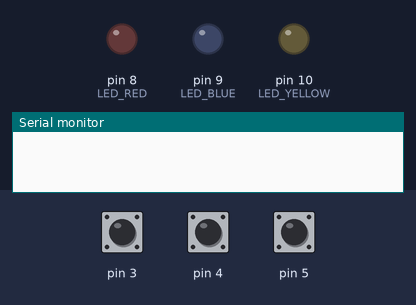
A sketch run on a simulated Arduino Uno, built with avr-gcc and run on an emulated ATmega328P. Shown: output pins drawn as LEDs (lit = HIGH), the last lines printed to the serial monitor. Dashed ring = blinking. The test bench sets the inputs (shaded band); at power-on: pin 4 HIGH, pin 3 HIGH, pin 5 HIGH.

Above: at 1.2 s.
1.3 s: pin 4 pulled LOW for 0.15 s
At 1.73 s:
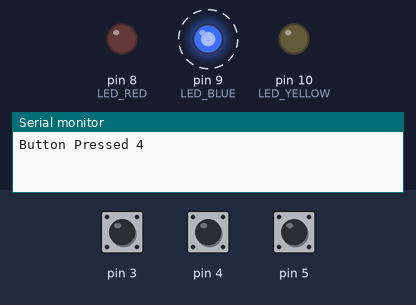
4.4 s: pin 3 pulled LOW for 0.15 s
At 4.7 s:
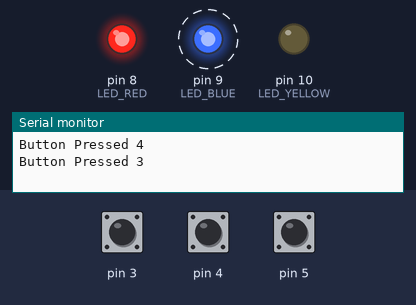
7.4 s: pin 5 pulled LOW for 0.15 s
At 7.67 s:
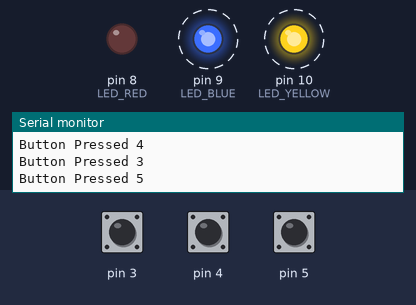
10.4 s: pin 5 pulled LOW for 1 s
At 11.14 s:
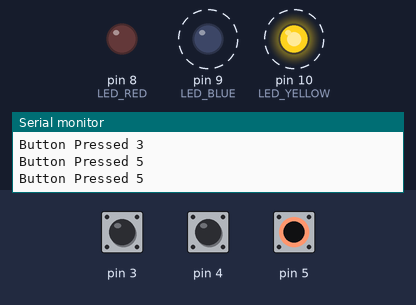
13.4 s: pin 3 pulled LOW for 1 s
At 14.11 s:
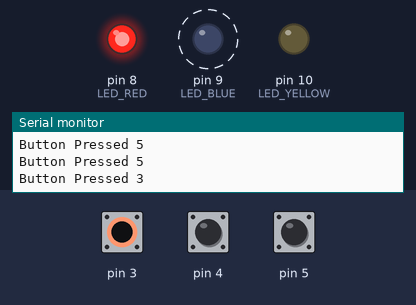
16.8 s: pin 3 driven LOW and pin 5 driven LOW
At 17.08 s:
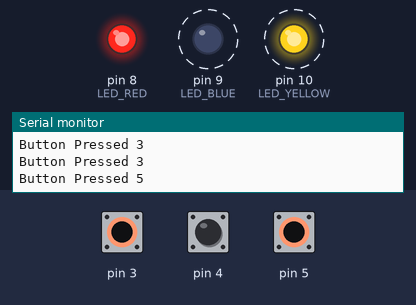
Timing chart, 0 to 20.8 s (numbered marks = the images above; inputs shaded):
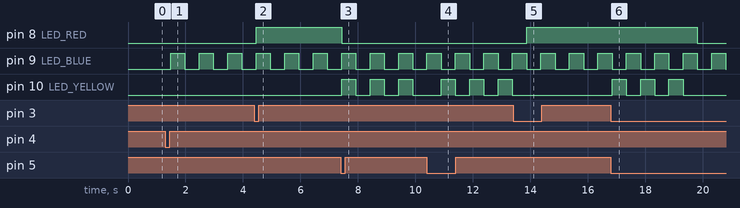

Measured:
- after the input at 1.3 s, pin 9 (LED_BLUE): alternates HIGH for 0.50 s and LOW for 0.50 s, starting after 0.19 s
- after the input at 4.4 s, pin 8 (LED_RED): LOW → HIGH after 0.06 s
- after the input at 7.4 s, pin 10 (LED_YELLOW): alternates HIGH for 0.50 s and LOW for 0.50 s, starting at once
- after the input at 10.4 s, pin 10 (LED_YELLOW): alternates HIGH for 0.50 s and LOW for 0.50 s, starting after 0.49 s
- after the input at 13.4 s, pin 8 (LED_RED): LOW → HIGH after 0.46 s
- after the input at 16.8 s, pin 8 (LED_RED): HIGH → LOW after 3.0 s instead of 0.04 s; pin 10 (LED_YELLOW): alternates HIGH for 0.50 s and LOW for 0.50 s, 6 changes in all, then stays LOW, starting at once

The sketch:

main.ino
```cpp
#define LED_RED 8
#define LED_BLUE 9
#define LED_YELLOW 10
#define BUTTON_RED 3
#define BUTTON_BLUE 4
#define BUTTON_YELLOW 5

#define Sleep(x) vTaskDelay(pdMS_TO_TICKS(x))

#include <Arduino_FreeRTOS.h>
#include <queue.h>

QueueHandle_t red_queue;
QueueHandle_t blue_queue;
QueueHandle_t yellow_queue;

void setup() {

    Serial.begin(9600);

    red_queue = xQueueCreate(10, sizeof(bool));
    blue_queue = xQueueCreate(10, sizeof(bool));
    yellow_queue = xQueueCreate(10, sizeof(bool));

    xTaskCreate(taskSender, "Sender RED Task", 100, (void*)BUTTON_RED, 1, NULL);
    xTaskCreate(taskSender, "Sender BLUE Task", 100, (void*)BUTTON_BLUE, 1, NULL);
    xTaskCreate(taskSender, "Sender YELLOW Task", 100, (void*)BUTTON_YELLOW, 1, NULL);

    xTaskCreate(taskReceiver, "Receiver RED Task", 100, (void*)LED_RED, 1, NULL);
    xTaskCreate(taskReceiver, "Receiver BLUE Task", 100, (void*)LED_BLUE, 1, NULL);
    xTaskCreate(taskReceiver, "Receiver YELLOW Task", 100, (void*)LED_YELLOW, 1, NULL);
}

void loop() {

}

void taskReceiver(void* param) {

    unsigned short led = (unsigned short)param;

    pinMode(led, OUTPUT);

    unsigned short red_counter = 0;

    bool is_blue_blink = false;
    bool blue_blink = true;

    unsigned short yellow_counter = 0;
    bool yellow_blink = true;
    bool yellow_pressed = false;

    while(true) {

        // Subtracting Value
        if(red_counter > 0 && led == LED_RED) red_counter --;

        // Receive Value from Queue
        bool is_received = false;
        if(led == LED_RED) is_received = xQueueReceive(red_queue, NULL, 0);
        else if(led == LED_BLUE) is_received = xQueueReceive(blue_queue, NULL, 0);
        else if(led == LED_YELLOW) is_received = xQueueReceive(yellow_queue, NULL, 0);

        // If received Queue
        if(is_received && led == LED_RED) red_counter += 6;
        if(is_received && led == LED_BLUE) is_blue_blink = !is_blue_blink;
        if(is_received && led == LED_YELLOW) {
            if(!yellow_pressed) yellow_counter = 6;
            yellow_pressed = true;
        }

        // Red Action
        if(red_counter > 0 && led == LED_RED) digitalWrite(LED_RED, HIGH);
        else if(!red_counter && led == LED_RED) digitalWrite(LED_RED, LOW);

        // Blue Action
        if(is_blue_blink && led == LED_BLUE) {

            digitalWrite(LED_BLUE, blue_blink);
            blue_blink = !blue_blink;
        }
        else if(!is_blue_blink && led == LED_BLUE) digitalWrite(LED_BLUE, LOW);

        // Yellow Action
        if(yellow_counter > 0 && led == LED_YELLOW) {

            yellow_counter --;
            digitalWrite(LED_YELLOW, yellow_blink);
            yellow_blink = !yellow_blink;
        }
        else if(!yellow_counter && led == LED_YELLOW) {

            yellow_pressed = false;
            digitalWrite(LED_YELLOW, LOW);
        }

        Sleep(500);
    }
}

void taskSender(void* param) {

    unsigned short button = (unsigned short)param;
    int is_button_pressed = false;

    pinMode(button, INPUT_PULLUP);

    while(true) {

        // Get Button Input
        if(isButtonPressed(button) && !is_button_pressed){

            Serial.println("Button Pressed " + String(button));
            is_button_pressed = true;

            // Add to Queue
            if(button == BUTTON_RED) xQueueSend(red_queue, &button, 0);
            else if(button == BUTTON_BLUE) xQueueSend(blue_queue, &button, 0);
            else if(button == BUTTON_YELLOW) xQueueSend(yellow_queue, &button, 0);
        }
        if(!isButtonPressed(button)) is_button_pressed = false;

        Sleep(50);
    }
}

bool isButtonPressed(int pin) {

    Sleep(10);
    if(digitalRead(pin) == LOW) return true;
    return false;
}
```
